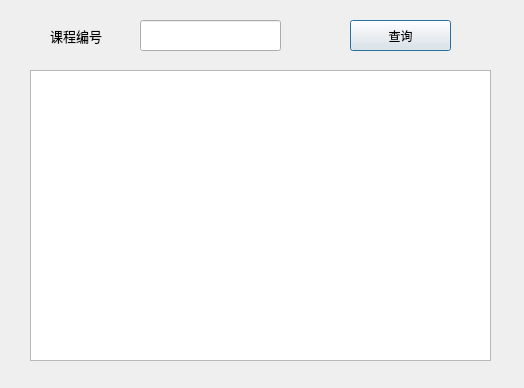
<?xml version="1.0" encoding="UTF-8"?>
<ui version="4.0">
 <class>Dialog</class>
 <widget class="QDialog" name="Dialog">
  <property name="geometry">
   <rect>
    <x>0</x>
    <y>0</y>
    <width>524</width>
    <height>388</height>
   </rect>
  </property>
  <property name="windowTitle">
   <string>Dialog</string>
  </property>
  <widget class="QTableView" name="classTable">
   <property name="geometry">
    <rect>
     <x>30</x>
     <y>70</y>
     <width>461</width>
     <height>291</height>
    </rect>
   </property>
  </widget>
  <widget class="QLabel" name="label">
   <property name="geometry">
    <rect>
     <x>50</x>
     <y>20</y>
     <width>81</width>
     <height>31</height>
    </rect>
   </property>
   <property name="font">
    <font>
     <pointsize>10</pointsize>
    </font>
   </property>
   <property name="text">
    <string>课程编号</string>
   </property>
  </widget>
  <widget class="QLineEdit" name="lineEdit">
   <property name="geometry">
    <rect>
     <x>140</x>
     <y>20</y>
     <width>141</width>
     <height>31</height>
    </rect>
   </property>
  </widget>
  <widget class="QPushButton" name="pushButton">
   <property name="geometry">
    <rect>
     <x>350</x>
     <y>20</y>
     <width>101</width>
     <height>31</height>
    </rect>
   </property>
   <property name="text">
    <string>查询</string>
   </property>
  </widget>
 </widget>
 <resources/>
 <connections/>
</ui>
